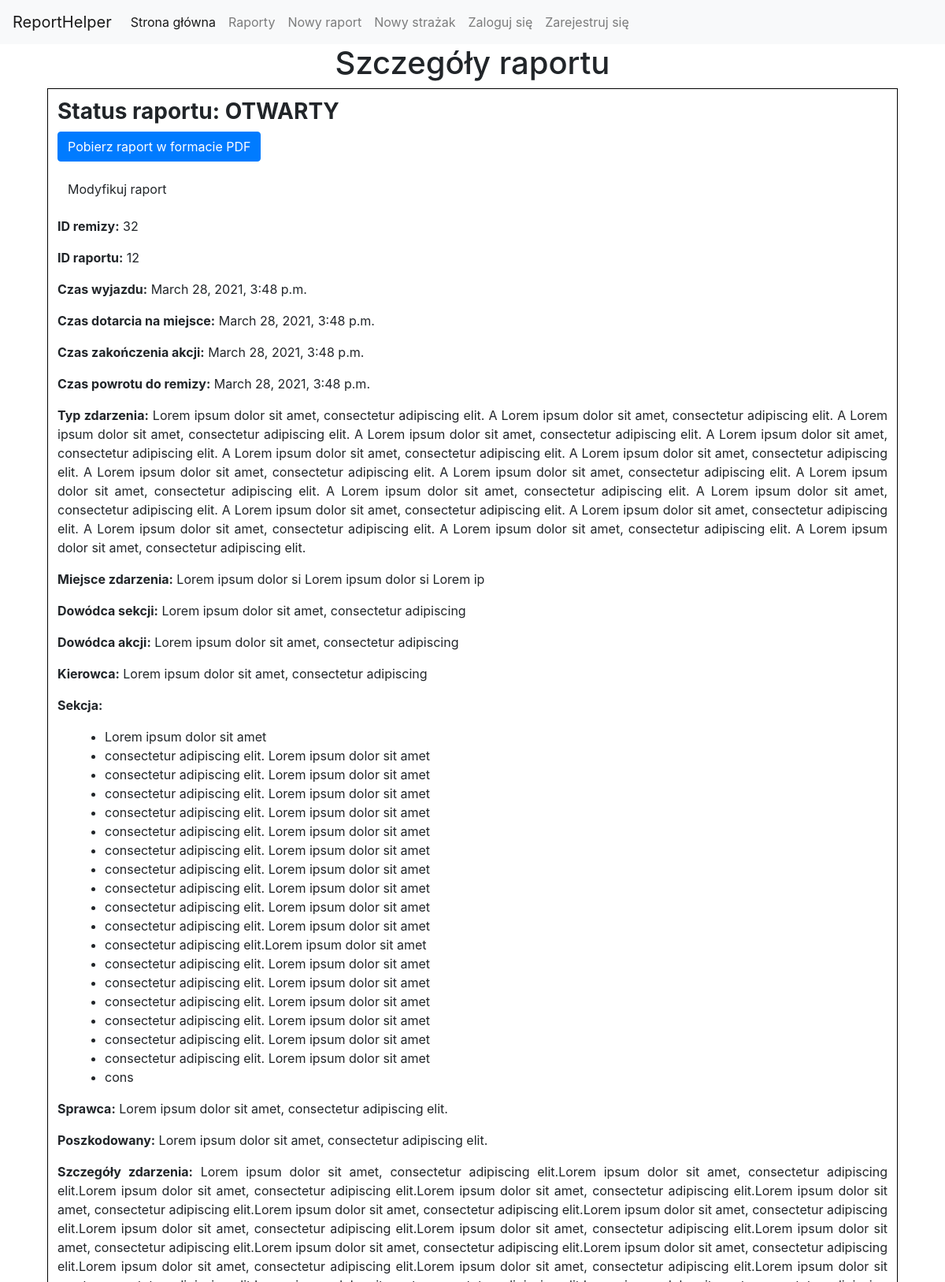
/reports/12 (upper part), run on an earlier commit of the app's database.
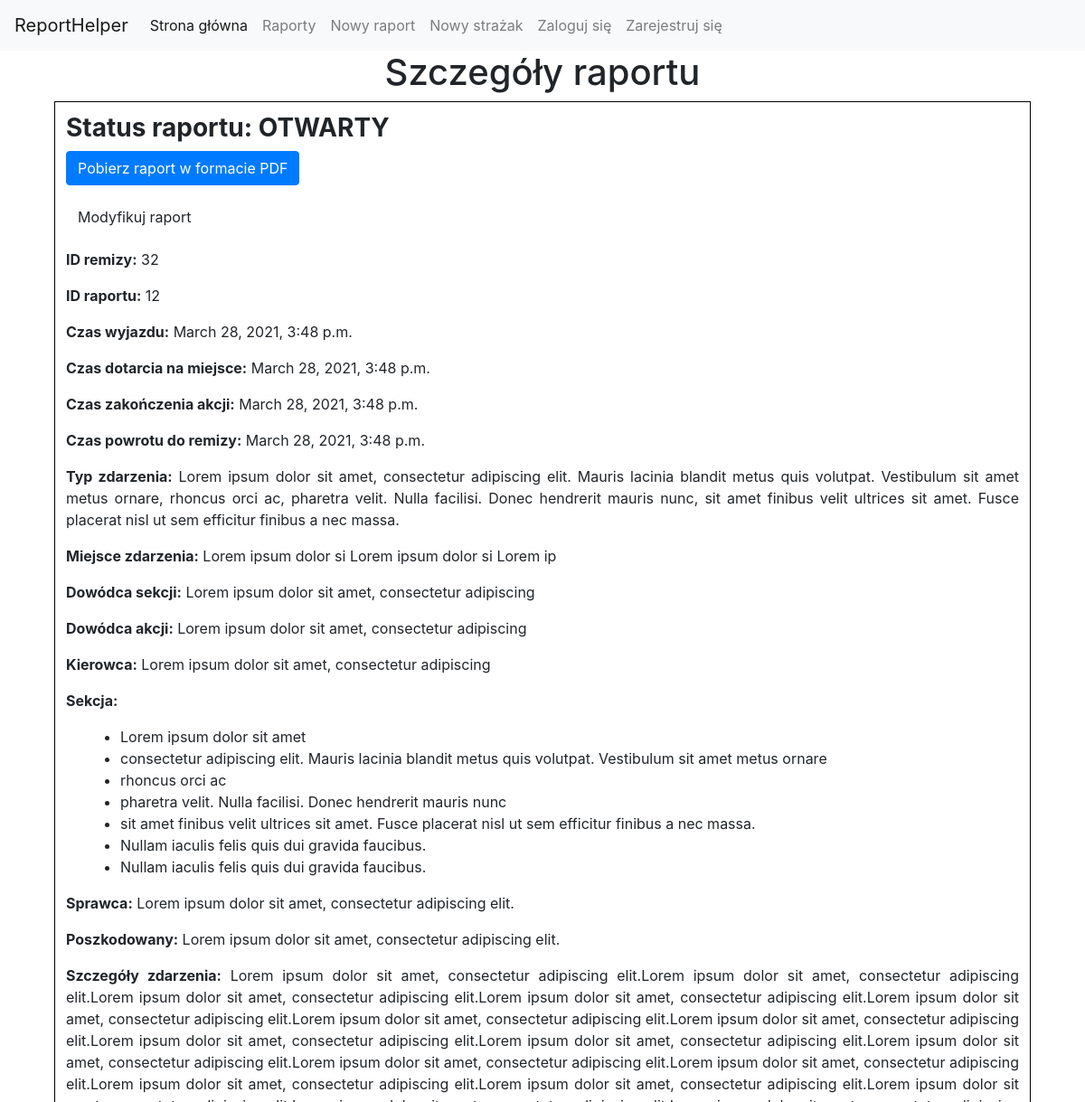
And on a later commit of the database.
### reporter/models.py (models this page shows, shortened)
class Report(models.Model):
    id = models.AutoField(primary_key=True)
    stationid = models.CharField(max_length=10, default="")
    reportid = models.CharField(max_length=10, default="")
    departureTime = models.DateTimeField(default=datetime.datetime.now())
    arrivalTime = models.DateTimeField(default=datetime.datetime.now())
    actionEndTime = models.DateTimeField(default=datetime.datetime.now())
    fireStationArrivalTime = models.DateTimeField(default=datetime.datetime.now())
    incidentType = models.CharField(max_length=1000, default="")
    incidentPlace = models.CharField(max_length=50, default="")
    sectionCommander = models.CharField(max_length=50, default="")
    actionCommander = models.CharField(max_length=50, default="")
    driver = models.CharField(max_length=50, default="")
    perpetrator = models.CharField(max_length=1000, default="")
    victim = models.CharField(max_length=1000, default="")
    section = models.CharField(max_length=1000, default="")
    details = models.CharField(max_length=2000, default="")
    odometer = models.CharField(max_length=10, default="")
    distance = models.CharField(max_length=10, default="")
    isLocked = models.BooleanField(default=False)

### reporter/views.py (the view)
# urls.py: path('reports/<pk>', views.report_details, name="report-details"),
def report_details(request, pk):
    report = get_object_or_404(Report, pk=pk)
    firefighters = report.section.split(",")
    return render(request, 'report.html', {'report': report, 'firefighters': firefighters})

### reporter/templates/report.html (shortened to what this page needs)
{% extends 'index.html' %}
{% block content %}
    <h1 style="text-align: center">Szczegóły raportu</h1>
    <div style="margin-left:5%;width:90%;border:1px solid black; padding:1%;text-align: justify;">
        <h3><b>Status raportu: {% if report.isLocked %} <span style="color: red; ">ZAMKNIĘTY </span> {% else %} OTWARTY{% endif %}</b></h3>
        <p><a class="btn btn-primary" href="{% url 'render-to-pdf' pk=report.pk %}">Pobierz raport w formacie PDF</a></p>
        <p><a class="btn btm-primary" href="{% url 'modify-report' pk=report.pk %}">Modyfikuj raport</a></p>
        <p><b>ID remizy:</b> {{ report.stationid }}</p>
        <p><b>ID raportu:</b> {{ report.reportid }}</p>
        <p><b>Czas wyjazdu:</b> {{ report.departureTime }}</p>
        <p><b>Czas dotarcia na miejsce:</b> {{ report.arrivalTime }}</p>
        <p><b>Czas zakończenia akcji:</b> {{ report.actionEndTime }}</p>
        <p><b>Czas powrotu do remizy:</b> {{ report.fireStationArrivalTime }}</p>
        <p><b>Typ zdarzenia:</b> {{ report.incidentType }}</p>
        <p><b>Miejsce zdarzenia:</b> {{ report.incidentPlace }}</p>
        <p><b>Dowódca sekcji:</b> {{ report.sectionCommander }}</p>
        <p><b>Dowódca akcji:</b> {{ report.actionCommander }}</p>
    <p><b>Kierowca:</b> {{ report.driver }}</p>
    <p><b>Sekcja:</b>
    <ul>
        {% for firefighter in firefighters %}
            <li style="margin-left:20px;">{{ firefighter }}</li>
        {% endfor %}
    </ul>
    </p>
    <p><b>Sprawca:</b> {{ report.perpetrator }}</p>
    <p><b>Poszkodowany:</b> {{ report.victim }}</p>
    <p><b>Szczegóły zdarzenia:</b> {{ report.details }}</p>
    </div>
{% endblock %}

What changed in the data, as far as the page shows it:
changed Report "Lorem ipsum dolor si Lorem ipsum dolor si Lorem ip": incidentType "…amet, consectetur adipiscing elit. A Lorem ipsum dolor sit amet, consectetur adipiscing elit. A Lorem ipsum dolor sit amet, consectetur adipiscing elit. A Lorem ipsum dolor sit amet, consectetur adipiscing elit. A Lorem ipsum dolor sit amet, consectetur adipiscing elit. A Lorem ipsum dolor sit amet, consectetur adipiscing elit. A Lorem ipsum dolor sit amet, consectetur adipiscing elit. A Lorem ipsum dolor sit amet, consectetur adipiscing elit. A Lorem ipsum dolor sit amet, consectetur adipiscing elit. A Lorem ipsum dolor sit amet, consectetur adipiscing elit. A Lorem ipsum dolor sit amet, consectetur adipiscing elit. A Lorem ipsum dolor sit amet, consectetur adipiscing elit. A Lorem ipsum…" → "…amet, consectetur adipiscing elit. Mauris lacinia blandit metus quis volutpat. Vestibulum sit amet metus ornare, rhoncus orci ac, pharetra velit. Nulla facilisi. Donec hendrerit mauris nunc, sit amet finibus velit ultrices sit amet. Fusce placerat nisl ut sem efficitur finibus a nec massa."
Also different on the page:
new list line: "consectetur adipiscing elit. Mauris lacinia blandit metus quis volutpat. Vestibulum sit amet metus ornare"
new list line: "rhoncus orci ac"
new list line: "pharetra velit. Nulla facilisi. Donec hendrerit mauris nunc"
new list line: "sit amet finibus velit ultrices sit amet. Fusce placerat nisl ut sem efficitur finibus a nec massa."
new list line: "Nullam iaculis felis quis dui gravida faucibus."
list line gone: "consectetur adipiscing elit. Lorem ipsum dolor sit amet"
list line gone: "consectetur adipiscing elit.Lorem ipsum dolor sit amet"
list line gone: "cons"
